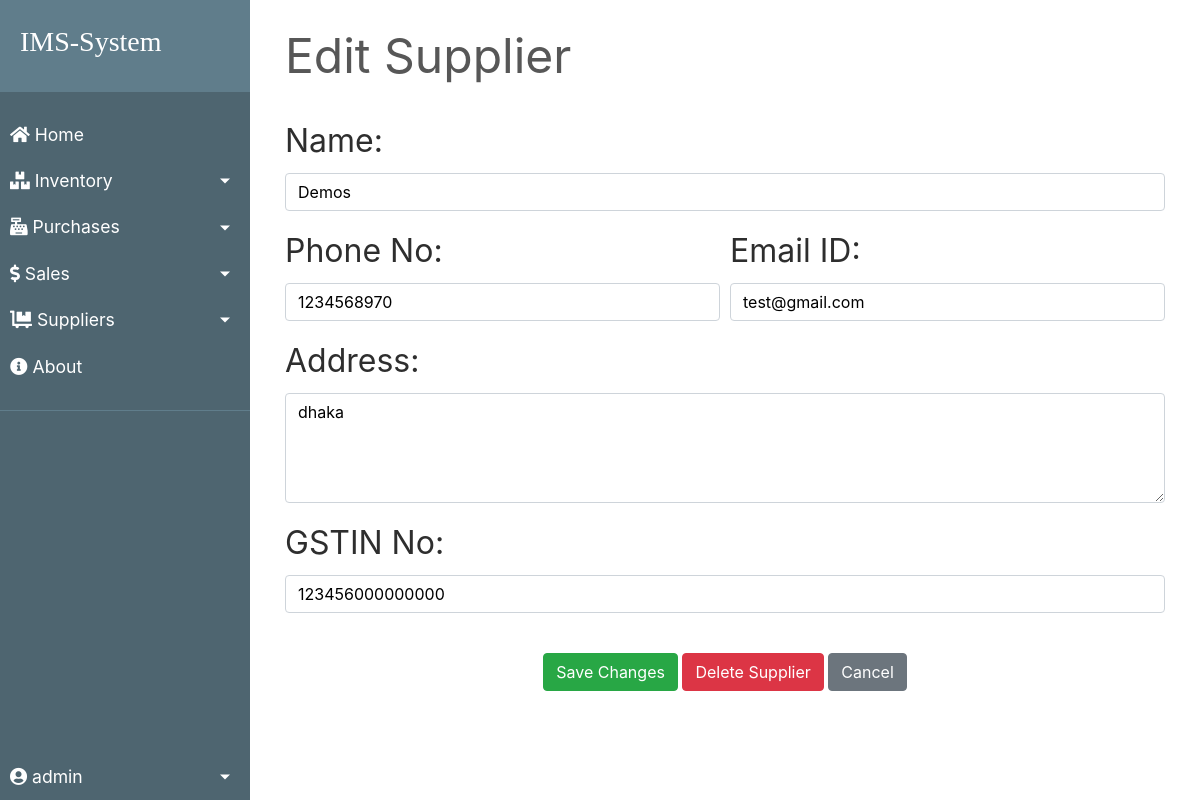
/transactions/suppliers/1/edit (signed in), run on the app's committed database.
### transactions/models.py (models this page shows, shortened)
class Supplier(models.Model):
    id = models.AutoField(primary_key=True)
    name = models.CharField(max_length=150)
    phone = models.CharField(max_length=12, unique=True)
    address = models.CharField(max_length=200)
    email = models.EmailField(max_length=254, unique=True)
    gstin = models.CharField(max_length=15, unique=True)
    is_deleted = models.BooleanField(default=False)

### transactions/views.py (the view)
# urls.py: path('suppliers/<pk>/edit', views.SupplierUpdateView.as_view(), name='edit-supplier'),
class SupplierUpdateView(SuccessMessageMixin, UpdateView):
    model = Supplier
    form_class = SupplierForm
    success_url = '/transactions/suppliers'
    success_message = "Supplier details has been updated successfully"
    template_name = "suppliers/edit_supplier.html"
    def get_context_data(self, **kwargs):
        context = super().get_context_data(**kwargs)
        context["title"] = 'Edit Supplier'
        context["savebtn"] = 'Save Changes'
        context["delbtn"] = 'Delete Supplier'
        return context

### transactions/forms.py
class SupplierForm(forms.ModelForm):
    def __init__(self, *args, **kwargs):
        super().__init__(*args, **kwargs)
        self.fields['name'].widget.attrs.update({'class': 'textinput form-control', 'pattern' : '[a-zA-Z\s]{1,50}', 'title' : 'Alphabets and Spaces only'})
        self.fields['phone'].widget.attrs.update({'class': 'textinput form-control', 'maxlength': '10', 'pattern' : '[0-9]{10}', 'title' : 'Numbers only'})
        self.fields['email'].widget.attrs.update({'class': 'textinput form-control'})
        self.fields['gstin'].widget.attrs.update({'class': 'textinput form-control', 'maxlength': '15', 'pattern' : '[A-Z0-9]{15}', 'title' : 'GSTIN Format Required'})
    class Meta:
        model = Supplier
        fields = ['name', 'phone', 'address', 'email', 'gstin']
        widgets = {
            'address' : forms.Textarea(
                attrs = {
                    'class' : 'textinput form-control',
                    'rows'  : '4'
                }
            )
        }

### homepage/templatetags/auth_extras.py (called while the page is built)
@register.filter(name='has_group')
def has_group(user, group_name):
    return user.groups.filter(name=group_name).exists()

### transactions/templates/suppliers/edit_supplier.html (shortened to what this page needs)
{% extends "base.html" %}
{% block content %}
    <div style="color:#575757; font-style: bold; font-size: 3rem; border-bottom: 1px solid white;">{{title}}</div> <br>
    <form method="post">
        <div class="form-group">
            <label for="{{ form.name.id_for_label }}">Name:</label>
            {{ form.name }}
        </div>
        <div class="form-row">
            <div class="form-group col-md-6">
                <label for="{{ form.phone.id_for_label }}">Phone No:</label>
                {{ form.phone }}
            </div>
            <div class="form-group col-md-6">
                <label for="{{ form.email.id_for_label }}">Email ID:</label>
                {{ form.email }}
            </div>
        </div>
        <div class="form-group">
            <label for="{{ form.address.id_for_label }}">Address:</label>
            {{ form.address }}
        </div>
        <div class="form-group">
            <label for="{{ form.gstin.id_for_label }}">GSTIN No:</label>
            {{ form.gstin }}
        </div>
        <br>
        <div class="align-middle">
            <button type="submit" class="btn btn-success">{{ savebtn }}</button>
            {% if delbtn %}
                <a href="{% url 'delete-supplier' supplier.pk %}" class="btn btn-danger"> Delete Supplier </a>
            {% endif %}
            <a href="{% url 'suppliers-list' %}" class="btn btn-secondary">Cancel</a>
        </div>
    </form>
{% endblock content %}

### homepage/templates/base.html (shortened to what this page needs)
{% load static %}
{% load auth_extras %}
<!DOCTYPE html>
<html lang="en">
<head>
    <link rel="stylesheet" type="text/css" href="{% static 'bootstrap/bootstrap.min.css' %}">
    <link rel="stylesheet" href="https://use.fontawesome.com/releases/v5.7.0/css/all.css">
    <link rel="stylesheet" type="text/css" href="{% static 'css/main.css' %}">
    <link rel="stylesheet" type="text/css" href="{% static 'css/sidebar.css' %}">
    <link rel="stylesheet" type="text/css" href="{% static 'css/dialogbox.css' %}">
</head>
<body>
    <main id="wrapper">
    {% if user.is_authenticated %}
        <nav id="sidebar">
            <div class="sidebar-header">
                <a class="navbar-brand titlefont mr-4" href="{% url 'home' %}"><h3>IMS-System </h3></a>
            </div>
            <ul class="list-unstyled sidebar-components">
                <li>
                    <a class="sidebar-text sidebar-button" href="{% url 'home' %}"><i class="fas fa-home"></i> Home</a>
                </li>
                <li>
                    <a href="#inventorySubmenu" data-toggle="collapse" class="dropdown-toggle sidebar-text right-arrow sidebar-button"><i class="fas fa-boxes"></i> Inventory</a>
                </li>
                <li>
                    <a href="#purchaseSubmenu" data-toggle="collapse" class="dropdown-toggle sidebar-text right-arrow sidebar-button"><i class="fas fa-cash-register"></i> Purchases</a>
                </li>
                <li>
                    <a href="#saleSubmenu" data-toggle="collapse" class="dropdown-toggle sidebar-text right-arrow sidebar-button"><i class="fas fa-dollar-sign"></i> Sales</a>
                </li>
                <li>
                    <a href="#supplierSubmenu" data-toggle="collapse" class="dropdown-toggle sidebar-text right-arrow sidebar-button"><i class="fas fa-dolly-flatbed"></i> Suppliers</a>
                </li>
                {% if user|has_group:"Staff" %}
                <li>
                    <a class="sidebar-text sidebar-button" href="{% url 'about' %}"><i class="fas fa-info-circle"></i> About</a>
                </li>
                {% endif %}
                <li class="bottomleft">
                    <a href="#UserSubmenu" data-toggle="collapse" class="dropdown-toggle sidebar-text right-arrow sidebar-button"><i class="fas fa-user-circle"></i> {{ request.user.username }}</a>
                </li>
            </ul>
        </nav>
        <div id="content">
            <div class="row">
                <div class="col-md-12">
    {% endif %}
                    <div class="container">
                        {% block content %}{% endblock content %}
                    </div>
                </div>
            </div>
            <br>
        </div>
    </main>
</body>
</html>

### homepage/static/css/main.css (style rules this page uses)
body, html { height: 100%; }
.form-group { color: white; }
label { color: rgb(46, 46, 46); font-size: 2rem; }
a { color: #55b159; }
ol, li { color: white; }
h1, h2, h3, h4, h5, h6 { color: #ffffff; }
ul { margin: 0; }
.titlefont { color: #228dff; font-family: Audiowide; }
.align-middle { text-align: center; }
.textinput { background-color: #ffffff; color: black; }

### homepage/static/css/sidebar.css (style rules this page uses)
.sidebar-text, .sidebar-text:hover, .sidebar-text:focus { color: inherit; text-decoration: none; transition: all 0.3s; }
#wrapper { display: flex; width: 100%; align-items: stretch; }
#sidebar { width: 250px; position: fixed; top: 0; left: 0; height: 100vh; z-index: 999; background: #4e6570; color: #fff; transition: all 0.3s; }
.sidebar-header { padding: 20px; background: #607d8b; }
.sidebar-components { padding: 20px 0; border-bottom: 1px solid #607d8b; }
.dropdown-toggle::after { display: block; position: absolute; top: 50%; right: 20px; transform: translateY(-50%); }
a.right-arrow[data-toggle="collapse"] { position: relative; }
.sidebar-button { padding: 10px; font-size: 1.1em; display: block; }
.bottomleft { bottom: 0; position: absolute; min-width: 250px; max-width: 250px; }
#content { width: 100%; margin-left: 250px; padding: 20px; min-height: 100vh; transition: all 0.3s; }

### data on the page
Supplier: name "Demos", phone "1234568970", email "test@gmail.com", address "dhaka", gstin "123456000000000"

### other printed values
{{ request.user.username }} "admin"
{{ title }} "Edit Supplier"
{{ savebtn }} "Save Changes"
